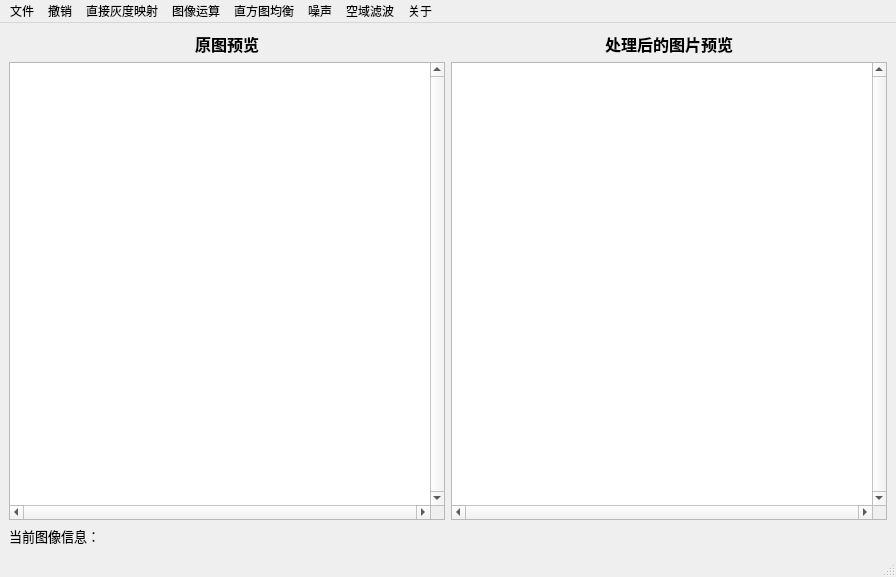
<?xml version="1.0" encoding="UTF-8"?>
<ui version="4.0">
 <class>MainWindow</class>
 <widget class="QMainWindow" name="MainWindow">
  <property name="geometry">
   <rect>
    <x>0</x>
    <y>0</y>
    <width>896</width>
    <height>577</height>
   </rect>
  </property>
  <property name="windowTitle">
   <string>数字图像处理工具箱V1.0</string>
  </property>
  <widget class="QWidget" name="centralwidget">
   <layout class="QGridLayout" name="gridLayout">
    <item row="1" column="1">
     <widget class="QGraphicsView" name="outImageView">
      <property name="font">
       <font>
        <family>Agency FB</family>
        <pointsize>12</pointsize>
       </font>
      </property>
      <property name="verticalScrollBarPolicy">
       <enum>Qt::ScrollBarAlwaysOn</enum>
      </property>
      <property name="horizontalScrollBarPolicy">
       <enum>Qt::ScrollBarAlwaysOn</enum>
      </property>
     </widget>
    </item>
    <item row="0" column="0">
     <widget class="QLabel" name="srcImageLabel">
      <property name="font">
       <font>
        <family>微软雅黑</family>
        <pointsize>12</pointsize>
        <weight>75</weight>
        <bold>true</bold>
       </font>
      </property>
      <property name="text">
       <string>原图预览</string>
      </property>
      <property name="alignment">
       <set>Qt::AlignCenter</set>
      </property>
     </widget>
    </item>
    <item row="1" column="0">
     <widget class="QGraphicsView" name="srcImageView">
      <property name="sizePolicy">
       <sizepolicy hsizetype="Expanding" vsizetype="Expanding">
        <horstretch>0</horstretch>
        <verstretch>0</verstretch>
       </sizepolicy>
      </property>
      <property name="font">
       <font>
        <family>Agency FB</family>
        <pointsize>12</pointsize>
       </font>
      </property>
      <property name="verticalScrollBarPolicy">
       <enum>Qt::ScrollBarAlwaysOn</enum>
      </property>
      <property name="horizontalScrollBarPolicy">
       <enum>Qt::ScrollBarAlwaysOn</enum>
      </property>
     </widget>
    </item>
    <item row="0" column="1">
     <widget class="QLabel" name="outImageLabel">
      <property name="font">
       <font>
        <family>微软雅黑</family>
        <pointsize>12</pointsize>
        <weight>75</weight>
        <bold>true</bold>
       </font>
      </property>
      <property name="text">
       <string>处理后的图片预览</string>
      </property>
      <property name="alignment">
       <set>Qt::AlignCenter</set>
      </property>
     </widget>
    </item>
    <item row="2" column="0">
     <widget class="QLabel" name="infoLabel">
      <property name="font">
       <font>
        <family>微软雅黑</family>
        <pointsize>10</pointsize>
       </font>
      </property>
      <property name="text">
       <string>当前图像信息：</string>
      </property>
     </widget>
    </item>
   </layout>
  </widget>
  <widget class="QMenuBar" name="menubar">
   <property name="geometry">
    <rect>
     <x>0</x>
     <y>0</y>
     <width>896</width>
     <height>23</height>
    </rect>
   </property>
   <widget class="QMenu" name="fileMenu">
    <property name="title">
     <string>文件</string>
    </property>
    <addaction name="openFileAction"/>
    <addaction name="saveFileAction"/>
    <addaction name="saveFileAsAction"/>
    <addaction name="closeFileAction"/>
    <addaction name="separator"/>
    <addaction name="exitAppAction"/>
   </widget>
   <widget class="QMenu" name="resetImageMenu">
    <property name="title">
     <string>撤销</string>
    </property>
    <addaction name="resetImageAction"/>
    <addaction name="undoAction"/>
   </widget>
   <widget class="QMenu" name="aboutMenu">
    <property name="title">
     <string>关于</string>
    </property>
    <addaction name="aboutAction"/>
   </widget>
   <widget class="QMenu" name="grayMappingMenu">
    <property name="title">
     <string>直接灰度映射</string>
    </property>
    <addaction name="grayAction"/>
    <addaction name="binaryAction"/>
    <addaction name="reverseAction"/>
    <addaction name="separator"/>
    <addaction name="lightAction"/>
    <addaction name="contrastAction"/>
    <addaction name="sharpAction"/>
    <addaction name="saturationAction"/>
    <addaction name="hueAction"/>
   </widget>
   <widget class="QMenu" name="operateImageMenu">
    <property name="title">
     <string>图像运算</string>
    </property>
    <addaction name="imageAddAction"/>
    <addaction name="imageSubtractAction"/>
    <addaction name="imageMultiplyAction"/>
    <addaction name="separator"/>
    <addaction name="zoomAction"/>
    <addaction name="rotateAction"/>
   </widget>
   <widget class="QMenu" name="histogramMenu">
    <property name="title">
     <string>直方图均衡</string>
    </property>
    <addaction name="histogramAction"/>
    <addaction name="histogramEqAction"/>
   </widget>
   <widget class="QMenu" name="noiseMenu">
    <property name="title">
     <string>噪声</string>
    </property>
    <addaction name="addGaussianNoiseAction"/>
    <addaction name="addUiformNoiseAction"/>
    <addaction name="addImpulseNoiseAction"/>
   </widget>
   <widget class="QMenu" name="filterMenu">
    <property name="title">
     <string>空域滤波</string>
    </property>
    <widget class="QMenu" name="smoothMenu">
     <property name="title">
      <string>平滑滤波器</string>
     </property>
     <addaction name="meanValueAction"/>
     <addaction name="medianValueAction"/>
    </widget>
    <widget class="QMenu" name="sharpMenu">
     <property name="title">
      <string>锐化滤波器</string>
     </property>
     <addaction name="sobelAction"/>
     <addaction name="prewittAction"/>
     <addaction name="laplacianAction"/>
    </widget>
    <addaction name="smoothMenu"/>
    <addaction name="sharpMenu"/>
   </widget>
   <addaction name="fileMenu"/>
   <addaction name="resetImageMenu"/>
   <addaction name="grayMappingMenu"/>
   <addaction name="operateImageMenu"/>
   <addaction name="histogramMenu"/>
   <addaction name="noiseMenu"/>
   <addaction name="filterMenu"/>
   <addaction name="aboutMenu"/>
  </widget>
  <widget class="QStatusBar" name="statusbar"/>
  <action name="openFileAction">
   <property name="text">
    <string>打开</string>
   </property>
  </action>
  <action name="saveFileAction">
   <property name="text">
    <string>保存</string>
   </property>
  </action>
  <action name="saveFileAsAction">
   <property name="text">
    <string>另存为</string>
   </property>
  </action>
  <action name="exitAppAction">
   <property name="text">
    <string>退出</string>
   </property>
  </action>
  <action name="resetImageAction">
   <property name="text">
    <string>恢复到原始图片</string>
   </property>
  </action>
  <action name="aboutAction">
   <property name="text">
    <string>关于作者</string>
   </property>
  </action>
  <action name="actiongg_2">
   <property name="text">
    <string>gg</string>
   </property>
  </action>
  <action name="grayAction">
   <property name="text">
    <string>灰度化</string>
   </property>
  </action>
  <action name="binaryAction">
   <property name="text">
    <string>二值化</string>
   </property>
  </action>
  <action name="reverseAction">
   <property name="text">
    <string>颜色反转</string>
   </property>
  </action>
  <action name="imageAddAction">
   <property name="text">
    <string>加</string>
   </property>
  </action>
  <action name="imageSubtractAction">
   <property name="text">
    <string>减</string>
   </property>
  </action>
  <action name="imageMultiplyAction">
   <property name="text">
    <string>乘</string>
   </property>
  </action>
  <action name="histogramAction">
   <property name="text">
    <string>归一化直方图</string>
   </property>
  </action>
  <action name="histogramEqAction">
   <property name="text">
    <string>直方图均衡化</string>
   </property>
  </action>
  <action name="lightAction">
   <property name="text">
    <string>亮度</string>
   </property>
  </action>
  <action name="contrastAction">
   <property name="text">
    <string>对比度</string>
   </property>
  </action>
  <action name="sharpAction">
   <property name="text">
    <string>锐度</string>
   </property>
  </action>
  <action name="zoomAction">
   <property name="text">
    <string>缩放</string>
   </property>
  </action>
  <action name="rotateAction">
   <property name="text">
    <string>旋转</string>
   </property>
  </action>
  <action name="actiongg">
   <property name="text">
    <string>gg</string>
   </property>
  </action>
  <action name="saturationAction">
   <property name="text">
    <string>饱和度</string>
   </property>
  </action>
  <action name="hueAction">
   <property name="text">
    <string>色调</string>
   </property>
  </action>
  <action name="reColorAction">
   <property name="text">
    <string>重新着色</string>
   </property>
  </action>
  <action name="addGaussianNoiseAction">
   <property name="text">
    <string>加高斯噪声</string>
   </property>
  </action>
  <action name="actiongg_3">
   <property name="text">
    <string>gg</string>
   </property>
  </action>
  <action name="actiongg_4">
   <property name="text">
    <string>gg</string>
   </property>
  </action>
  <action name="meanValueAction">
   <property name="text">
    <string>均值滤波器</string>
   </property>
  </action>
  <action name="medianValueAction">
   <property name="text">
    <string>中值滤波器</string>
   </property>
  </action>
  <action name="sobelAction">
   <property name="text">
    <string>Sobel算子</string>
   </property>
  </action>
  <action name="prewittAction">
   <property name="text">
    <string>Prewitt算子</string>
   </property>
  </action>
  <action name="laplacianAction">
   <property name="text">
    <string>拉普拉斯算子</string>
   </property>
  </action>
  <action name="addUiformNoiseAction">
   <property name="text">
    <string>加均匀噪声</string>
   </property>
  </action>
  <action name="addImpulseNoiseAction">
   <property name="text">
    <string>加脉冲噪声</string>
   </property>
  </action>
  <action name="closeFileAction">
   <property name="text">
    <string>关闭</string>
   </property>
  </action>
  <action name="undoAction">
   <property name="text">
    <string>回到上一步</string>
   </property>
  </action>
 </widget>
 <resources/>
 <connections/>
</ui>
